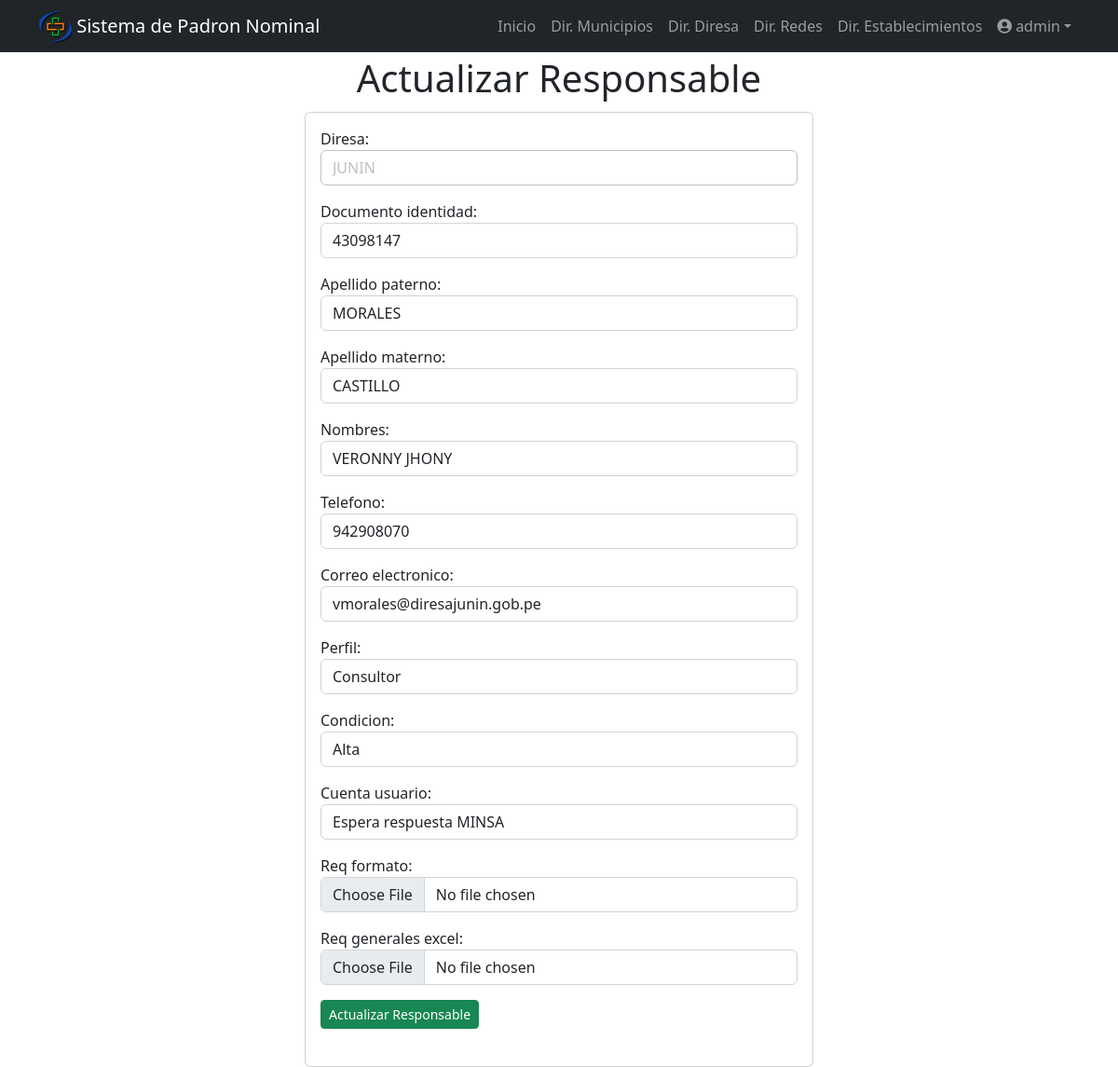
The page /directorio/5/ (signed in) on the database its author committed.
### filiacion/models.py (models this page shows, shortened)
class Directorio(models.Model):
    TIPO_USUARIO = [
                    ('diresa', 'diresa'),
                    ('red', 'red'),
                    ('microred', 'microred'),
                    ('establecimiento', 'establecimiento'),
                ]
    PERFIL = [
                ('Consultor', 'Consultor'),
                ('Registrador', 'Registrador'),
            ]
    CONDICION = [
                    ('Alta', 'Alta'),
                    ('Baja', 'Baja'),
                ]
    CUENTA_USUARIO = [
                    ('Si', 'Si'),
                    ('No', 'No'),
                    ('Espera respuesta MINSA', 'Espera respuesta MINSA'),
                ]
    diresa = models.CharField(max_length=100,null=True, blank=True)
    red = models.CharField(max_length=100,null=True, blank=True)
    microred = models.CharField(max_length=100,null=True, blank=True)
    establecimiento = models.CharField(max_length=100,null=True, blank=True)
    tipo_usuario = models.CharField(choices=TIPO_USUARIO, max_length=100, null=True, blank=True)
    documento_identidad = models.CharField(max_length=100,null=True, blank=True)
    apellido_paterno = models.CharField(max_length=100,null=True, blank=True)
    apellido_materno = models.CharField(max_length=200,null=True, blank=True)
    nombres = models.CharField(max_length=200,null=True, blank=True)
    telefono = models.CharField(max_length=200,null=True, blank=True)
    correo_electronico = models.CharField(max_length=200,null=True, blank=True)
    perfil = models.CharField(choices=PERFIL,max_length=100,null=True, blank=True)
    condicion = models.CharField(choices=CONDICION,max_length=100,null=True, blank=True)
    cuenta_usuario = models.CharField(choices=CUENTA_USUARIO,max_length=100,null=True, blank=True)
    contraseña_usuario = models.CharField(max_length=100,null=True, blank=True)
    req_formato = models.FileField(upload_to="filiacion/formato/",null=True, blank=True)
    dateTimeOfUpload_req_formato = models.DateTimeField(auto_now = True,null=True, blank=True)
    req_generales_excel = models.FileField(upload_to="filiacion/excel/",null=True, blank=True)
    dateTimeOfUpload_generales_excel = models.DateTimeField(auto_now = True,null=True, blank=True)

### filiacion/views.py (the view, shortened to what this page needs)
# urls.py: path('directorio/<int:directorio_diresa_id>/', views.directorio_diresa_detail, name='directorio_diresa_detail'),
@login_required
def directorio_diresa_detail(request, directorio_diresa_id):
    if request.method == 'GET':
        directorio_diresa = get_object_or_404(Directorio, pk=directorio_diresa_id)
        form = DirectorioForm(instance=directorio_diresa)
        context = {
            'directorio_diresa': directorio_diresa,
            'form': form
        }
        return render(request, 'directorio_diresa_detail.html', context)

### filiacion/templates/directorio_diresa_detail.html (shortened to what this page needs)
{% extends 'base.html' %}
{% block content %}
<main class="container">
  <div class="row">
    <div class="col-md-6 offset-md-3 text-center py-1">
      <h1>Actualizar Responsable</h1>
    </div>
    <div class="col-md-6 offset-md-3">
      <section class="card card-body">
        <div class="row">
            <form method="POST" enctype="multipart/form-data">
                {{form.as_p}}
                <button class="btn btn-success btn-sm">
                  Actualizar Responsable
                </button>
            </form>
          </div>
      </section>
    </div>
  </div>
</main>
{% endblock %}

### filiacion/templates/_navbar.html (shortened to what this page needs)
{% load static %}
<nav class="navbar navbar-expand-lg navbar-dark bg-dark">
  <div class="container">
    <img src="{% static 'img/logo_2.png' %}" width="35" height="35">
    <a class="navbar-brand" href="/">&nbsp;Sistema de Padron Nominal</a>
    <div class="collapse navbar-collapse" id="navbarNav">
      <ul class="navbar-nav ms-auto">
        <li class="nav-item">
          <a href="/" class="nav-link">Inicio</a>
        </li>
          {% if perms.filiacion.view_filiacion and user.is_authenticated %}
          <li class="nav-item">
            <a href="/filiacion" class="nav-link">Dir. Municipios</a>
          </li>
          {% endif %}
          {% if perms.filiacion.view_red and user.is_authenticated %}
          <li class="nav-item">
            <a href="/directorio_salud" class="nav-link">Dir. Diresa</a>
          </li>
          {% endif %}
          {% if perms.filiacion.view_red and user.is_authenticated %}
          <li class="nav-item">
            <a href="/directorio_red" class="nav-link">Dir. Redes</a>
          </li>
          {% endif %}
          {% if perms.filiacion.view_establecimiento and user.is_authenticated %}
          <li class="nav-item">
            <a href="/directorio_establecimiento" class="nav-link">Dir. Establecimientos</a>
          </li>
          {% endif %}
          {% if user.is_authenticated %}
          <li class="nav-item dropdown">
            <a class="nav-link dropdown-toggle" href="#" data-bs-toggle="dropdown" aria-expanded="false"><i class="fa fa-user-circle"></i> {{ user.username }}</a>
          </li>
          {% else %}
          <li class="nav-item">
            <a href="/signin" class="nav-link" >Ingresar</a>
          </li>
        {% endif %}
      </ul>
    </div>
  </div>
</nav>

### rows shown on the page
Directorio: diresa "JUNIN", documento_identidad "43098147", apellido_paterno "MORALES", apellido_materno "CASTILLO", nombres "VERONNY JHONY", telefono "942908070", correo_electronico "vmorales@diresajunin.gob.pe", perfil "Consultor", condicion "Alta", cuenta_usuario "Espera respuesta MINSA"

### other values the page prints
{{ user.username }} "admin"
